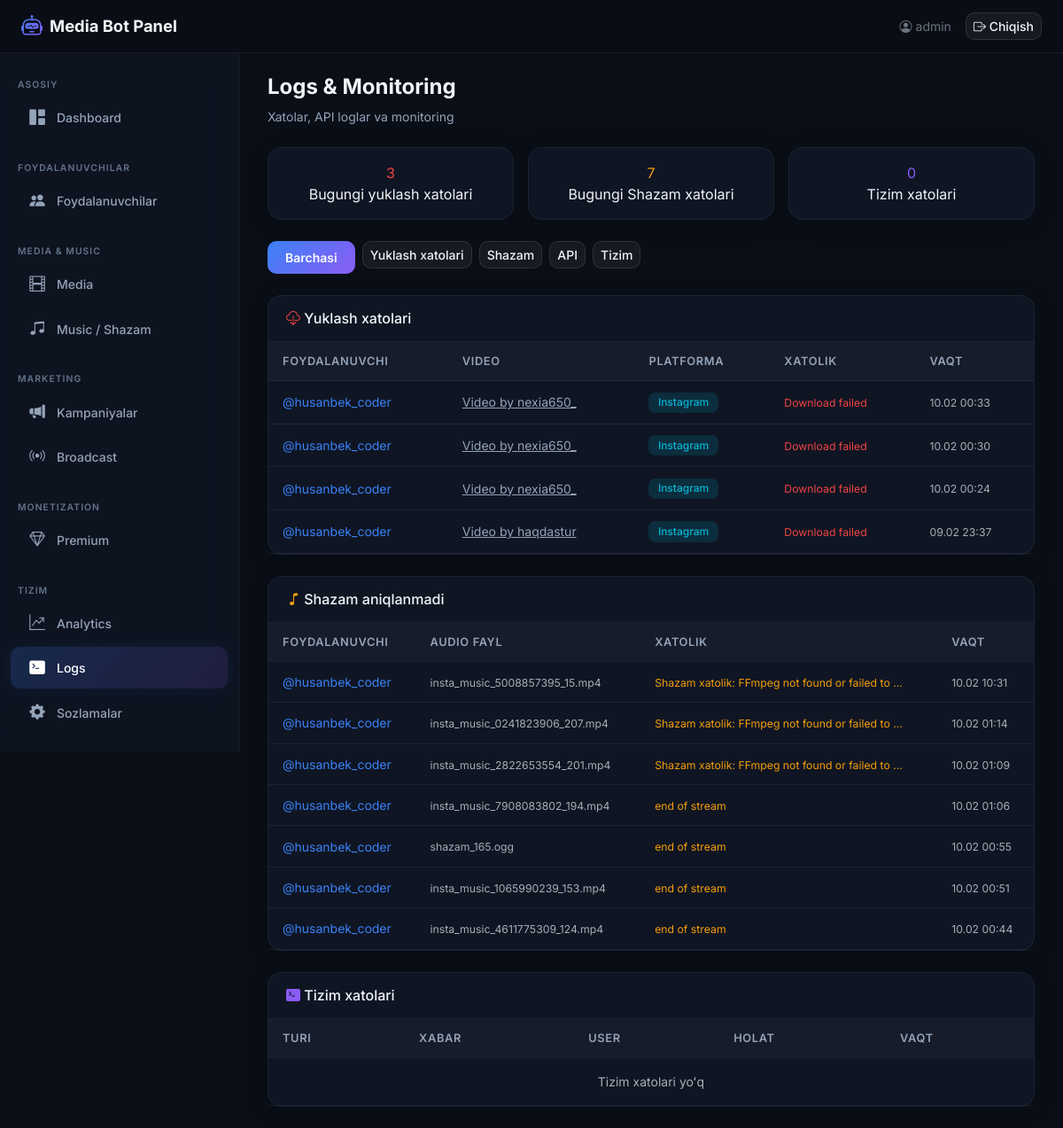
The app's page /boshqaruv/logs/ (signed in), older data.
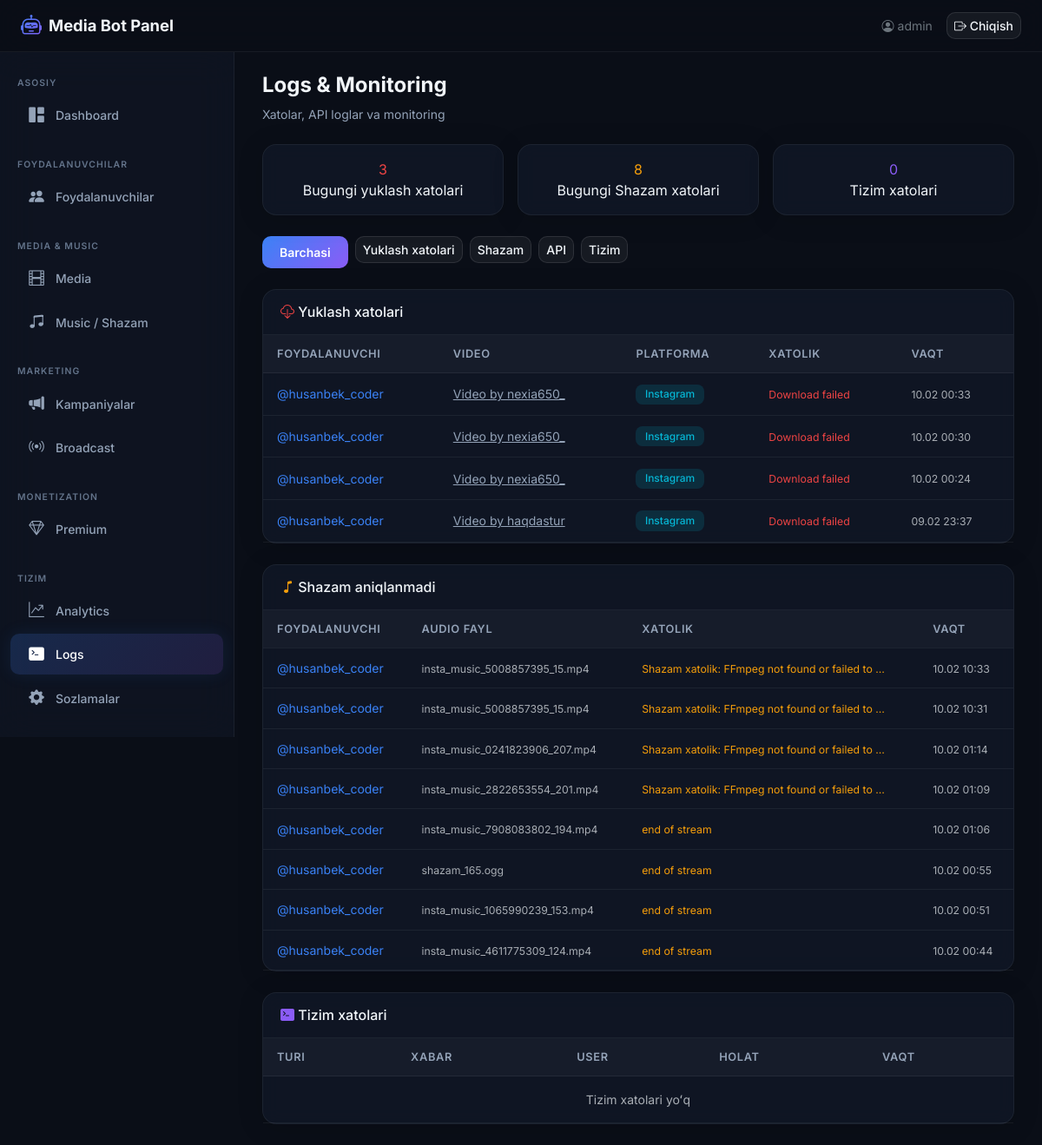
The same page, newer data.
### core/models.py (models this page shows, shortened)
class DownloadHistory(models.Model):
    STATUS_CHOICES = [
        ('pending', 'Kutilmoqda'),
        ('processing', 'Ishlanmoqda'),
        ('completed', 'Yakunlandi'),
        ('failed', 'Xatolik'),
    ]
    PLATFORM_CHOICES = [
        ('youtube', 'YouTube'),
        ('instagram', 'Instagram'),
        ('tiktok', 'TikTok'),
        ('snapchat', 'Snapchat'),
        ('likee', 'Likee'),
        ('other', 'Boshqa'),
    ]
    user = models.ForeignKey(
        TelegramUser,
        on_delete=models.CASCADE,
        related_name='downloads',
        verbose_name='Foydalanuvchi',
    )
    video_url = models.URLField(max_length=500, verbose_name='Video havolasi')
    video_title = models.CharField(max_length=500, verbose_name='Video nomi')
    platform = models.CharField(max_length=20, choices=PLATFORM_CHOICES, default='other', verbose_name='Platforma')
    format_label = models.CharField(max_length=50, verbose_name='Format')
    status = models.CharField(max_length=20, choices=STATUS_CHOICES, default='pending', verbose_name='Holat')
    file_size = models.BigIntegerField(null=True, blank=True, verbose_name='Fayl hajmi (bayt)')
    error_message = models.TextField(blank=True, null=True, verbose_name='Xatolik xabari')
    downloaded_at = models.DateTimeField(auto_now_add=True, verbose_name='Yuklangan vaqt')
    completed_at = models.DateTimeField(null=True, blank=True, verbose_name='Yakunlangan vaqt')
    class Meta:
        verbose_name = 'Yuklash tarixi'
        verbose_name_plural = 'Yuklash tarixi'
        ordering = ['-downloaded_at']

class TelegramUser(models.Model):
    telegram_id = models.BigIntegerField(unique=True, verbose_name='Telegram ID')
    username = models.CharField(max_length=255, blank=True, null=True, verbose_name='Username')
    first_name = models.CharField(max_length=255, verbose_name='Ism')
    last_name = models.CharField(max_length=255, blank=True, null=True, verbose_name='Familiya')
    created_at = models.DateTimeField(auto_now_add=True, verbose_name='Ro\'yxatdan o\'tgan vaqt')
    last_active = models.DateTimeField(auto_now=True, verbose_name='Oxirgi faollik')
    download_count = models.PositiveIntegerField(default=0, verbose_name='Yuklashlar soni')
    is_premium = models.BooleanField(default=False, verbose_name='Premium')
    is_banned = models.BooleanField(default=False, verbose_name='Bloklangan')
    class Meta:
        verbose_name = 'Foydalanuvchi'
        verbose_name_plural = 'Foydalanuvchilar'
        ordering = ['-last_active']
    def __str__(self):
        if self.username:
            return f'@{self.username}'
        return self.first_name

class ShazamLog(models.Model):
    user = models.ForeignKey(
        TelegramUser,
        on_delete=models.CASCADE,
        related_name='shazam_logs',
        verbose_name='Foydalanuvchi',
    )
    audio_file_name = models.CharField(max_length=255, verbose_name='Audio fayl nomi')
    recognized_title = models.CharField(max_length=500, blank=True, null=True, verbose_name='Aniqlangan qo\'shiq')
    recognized_artist = models.CharField(max_length=500, blank=True, null=True, verbose_name='Aniqlangan ijrochi')
    is_successful = models.BooleanField(default=False, verbose_name='Muvaffaqiyatli')
    error_message = models.TextField(blank=True, null=True, verbose_name='Xatolik xabari')
    recognized_at = models.DateTimeField(auto_now_add=True, verbose_name='Aniqlangan vaqt')
    class Meta:
        verbose_name = 'Shazam log'
        verbose_name_plural = 'Shazam loglar'
        ordering = ['-recognized_at']

### dashboard/views.py (the view)
# urls.py: path('boshqaruv/logs/', views.logs_view, name='logs'),
@login_required(login_url=LOGIN_URL)
def logs_view(request):
    log_type = request.GET.get('type', 'all')
    try:
        error_logs = ErrorLog.objects.order_by('-created_at')
        if log_type != 'all':
            error_logs = error_logs.filter(error_type=log_type)
        error_logs = error_logs[:100]
        error_log_exists = True
    except Exception:
        error_logs = []
        error_log_exists = False
    download_errors = DownloadHistory.objects.filter(
        status='failed'
    ).select_related('user').order_by('-downloaded_at')[:50]
    shazam_fails = ShazamLog.objects.filter(
        is_successful=False
    ).select_related('user').order_by('-recognized_at')[:50]
    today = timezone.now().date()
    today_download_errors = DownloadHistory.objects.filter(status='failed', downloaded_at__date=today).count()
    today_shazam_fails = ShazamLog.objects.filter(is_successful=False, recognized_at__date=today).count()
    try:
        today_system_errors = ErrorLog.objects.filter(created_at__date=today).count()
    except Exception:
        today_system_errors = 0
    context = {
        'error_logs': error_logs,
        'error_log_exists': error_log_exists,
        'download_errors': download_errors,
        'shazam_fails': shazam_fails,
        'log_type': log_type,
        'today_download_errors': today_download_errors,
        'today_shazam_fails': today_shazam_fails,
        'today_system_errors': today_system_errors,
    }
    return render(request, 'dashboard/logs.html', context)

### templates/dashboard/logs.html (shortened to what the changed rows need)
{% extends 'dashboard/base.html' %}
{% block content %}
<div class="mb-4">
    <h1 class="page-title">Logs & Monitoring</h1>
</div>
<div class="row g-3 mb-4">
    <div class="col-md-4">
        <div class="glass-card p-3 text-center">
            <div class="stat-value counter-animate" style="color:var(--accent-orange);">{{ today_shazam_fails }}</div>
            <div class="stat-label">Bugungi Shazam xatolari</div>
        </div>
    </div>
</div>
<div class="glass-card mb-4">
    <div class="card-body p-0">
        <div class="table-responsive">
            <table class="table table-dark-custom mb-0">
                <thead>
                    <tr>
                        <th>Foydalanuvchi</th>
                        <th>Video</th>
                        <th>Platforma</th>
                        <th>Xatolik</th>
                        <th>Vaqt</th>
                    </tr>
                </thead>
                <tbody>
                    {% for d in download_errors %}
                    <tr>
                        <td><a href="{% url 'dashboard:user_detail' d.user.pk %}" class="text-decoration-none" style="color:var(--accent-blue);">{{ d.user }}</a></td>
                        <td class="link-cell"><a href="{{ d.video_url }}" target="_blank" style="color:var(--text-secondary);">{{ d.video_title|truncatewords:4 }}</a></td>
                        <td><span class="badge badge-glow badge-info">{{ d.get_platform_display }}</span></td>
                        <td><small style="color:var(--accent-red);">{{ d.error_message|default:"Nomaʻlum xato"|truncatewords:8 }}</small></td>
                        <td><small class="text-muted">{{ d.downloaded_at|date:"d.m H:i" }}</small></td>
                    </tr>
                    {% empty %}
                    <tr><td colspan="5" class="text-center text-muted py-3">Yuklash xatolari yoʻq</td></tr>
                    {% endfor %}
                </tbody>
            </table>
        </div>
    </div>
</div>
<div class="glass-card mb-4">
    <div class="card-body p-0">
        <div class="table-responsive">
            <table class="table table-dark-custom mb-0">
                <thead>
                    <tr>
                        <th>Foydalanuvchi</th>
                        <th>Audio fayl</th>
                        <th>Xatolik</th>
                        <th>Vaqt</th>
                    </tr>
                </thead>
                <tbody>
                    {% for s in shazam_fails %}
                    <tr>
                        <td><a href="{% url 'dashboard:user_detail' s.user.pk %}" class="text-decoration-none" style="color:var(--accent-blue);">{{ s.user }}</a></td>
                        <td><small class="text-muted">{{ s.audio_file_name|truncatewords:3 }}</small></td>
                        <td><small style="color:var(--accent-orange);">{{ s.error_message|default:"Aniqlanmadi"|truncatewords:8 }}</small></td>
                        <td><small class="text-muted">{{ s.recognized_at|date:"d.m H:i" }}</small></td>
                    </tr>
                    {% empty %}
                    <tr><td colspan="4" class="text-center text-muted py-3">Shazam xatolari yoʻq</td></tr>
                    {% endfor %}
                </tbody>
            </table>
        </div>
    </div>
</div>
{% if error_log_exists %}
<div class="glass-card">
    <div class="card-body p-0">
        <div class="table-responsive">
            <table class="table table-dark-custom mb-0">
                <thead>
                    <tr>
                        <th>Turi</th>
                        <th>Xabar</th>
                        <th>User</th>
                        <th>Holat</th>
                        <th>Vaqt</th>
                    </tr>
                </thead>
            </table>
        </div>
    </div>
</div>
{% endif %}
{% endblock %}

Row changes from the older to the newer data that the page shows:
added ShazamLog: user "@husanbek_coder", audio_file_name "insta_music_5008857395_15.mp4", error_message "Shazam xatolik: FFmpeg not found or failed to …", recognized_at "10.02 10:33"
Text that changed along with them:
{{ today_shazam_fails }}: "7" → "8"
